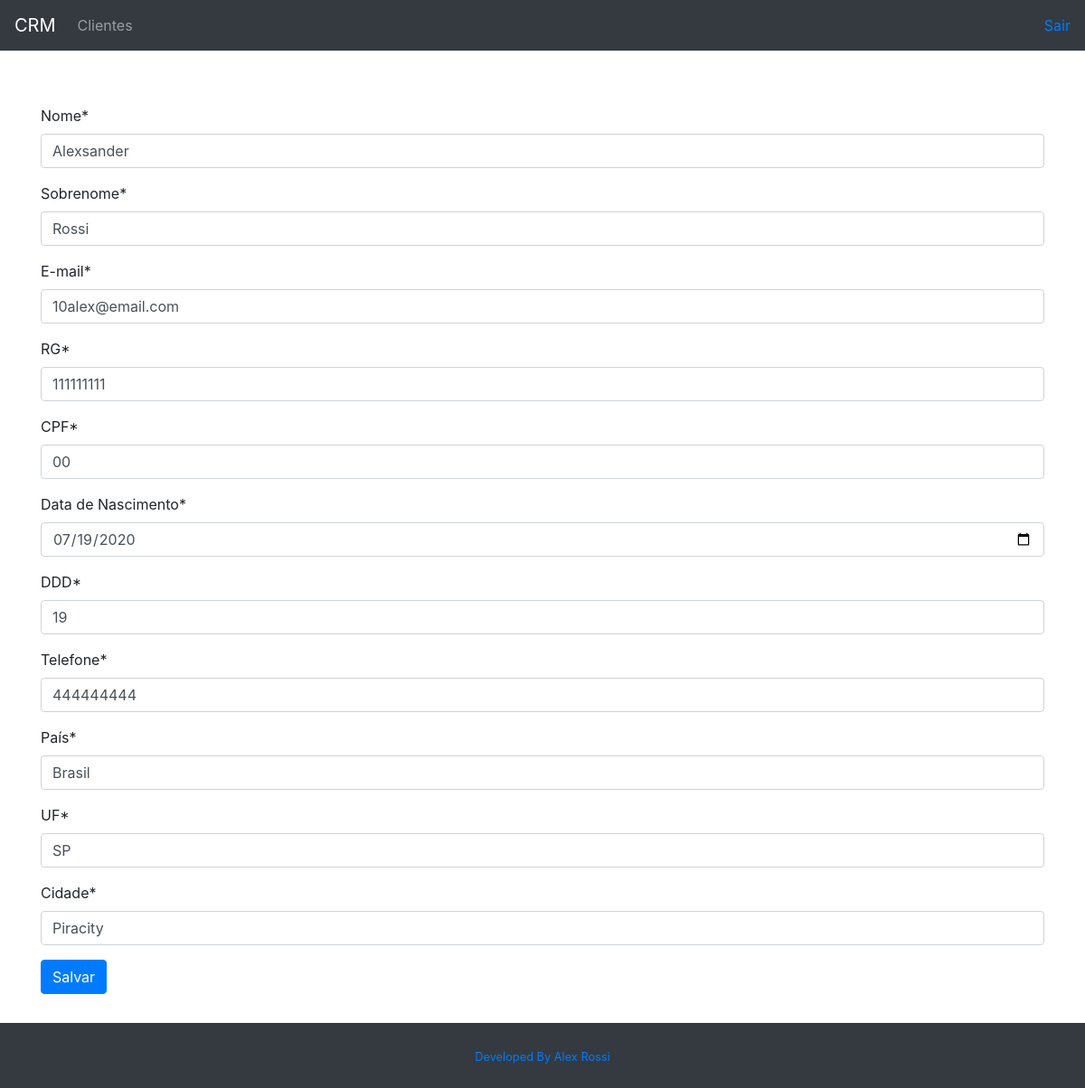
/customer/3/, run on the app's committed database.
### customer/models.py (models this page shows, shortened)
class Customer(models.Model):
  first_name = models.CharField(max_length=30)
  last_name = models.CharField(max_length=50)
  email = models.EmailField()
  document_rg = models.CharField(max_length=9)
  document_cpf = models.CharField(max_length=11)
  birth_date = models.DateField()
  area_code = models.CharField(max_length=3)
  phone_number = models.CharField(max_length=9)
  country = models.CharField(max_length=30)
  state = models.CharField(max_length=30)
  city = models.CharField(max_length=30)
  created_date = models.DateTimeField(auto_now_add=True)
  updated_date = models.DateTimeField(auto_now=True)
  active = models.BooleanField(default=True)
  class Meta:
    db_table = "customer"

### customer/views.py (the view, shortened to what this page needs)
# urls.py: path("<int:id>/", CustomerUpdateView.as_view(), name="customer-update"),
class CustomerUpdateView(UpdateView):
  template_name = "customer/customer.html"
  form_class = CustomerForm
  def get_object(self):
    id = self.kwargs.get("id")
    return get_object_or_404(Customer, id=id)

### customer/forms.py
class CustomerForm(forms.ModelForm):
  first_name = forms.CharField(
    label="Nome",
    error_messages={"max_length": "Máximo de 30 caracteres"}
    )
  last_name = forms.CharField(
    label="Sobrenome",
    error_messages={"max_length": "Máximo de 50 caracteres"}
    )
  email = forms.EmailField(label="E-mail")
  document_rg = forms.CharField(label="RG")
  document_cpf = forms.CharField(label="CPF")
  birth_date = forms.DateField(label="Data de Nascimento", widget=DateInput())
  area_code = forms.RegexField(
    label="DDD",
    regex=r"^\+?1?[0-9]{2}$",
    error_messages={"invalid": "Número de DDD inválido"}
    )
  phone_number = forms.RegexField(
    label="Telefone",
    regex=r"^\+?1?[0-9]{9,15}$",
    error_messages={"invalid": "Número de telefone inválido"}
    )
  country = forms.CharField(label="País")
  state = forms.CharField(label="UF")
  city = forms.CharField(label="Cidade")
  class Meta:
    model = Customer
    fields = (
      "first_name",
      "last_name",
      "email",
      "document_rg",
      "document_cpf",
      "birth_date",
      "area_code",
      "phone_number",
      "country",
      "state",
      "city",
    )

### customer/templates/customer/customer.html (shortened to what this page needs)
{% extends "model-page.html" %}
{% load crispy_forms_tags %}
{% block content %}
  <form method="POST">{% csrf_token %}
    {{ form|crispy }}
    <button type="submit" class="btn btn-primary">Salvar</button>
  </form>
{% endblock %}

### core/templates/model-page.html (style rules this page uses)
html,body { height: 100%; }

### data on the page
Customer: first_name "Alexsander", last_name "Rossi", email "10alex@email.com", document_rg "111111111", document_cpf "00", birth_date "07/19/2020", area_code "19", phone_number "444444444", country "Brasil", state "SP", city "Piracity"
